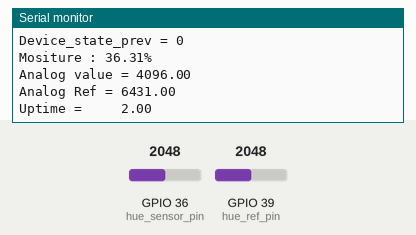
This sketch was run on a simulated ESP32. Shown: the last lines printed to the serial monitor. Inputs (shaded band) come from the test bench; at power-on: GPIO 36 (hue_sensor_pin) = 2048, GPIO 39 (hue_ref_pin) = 2048 (analog values on the 0–4095 scale). WiFi joins after 1.5 s; servers stay silent unless stated; no MQTT or app messages arrive unless stated.

Above: at 3.7 s.
3.8 s: GPIO 36 (hue_sensor_pin) set to 2866
At 13.3 s:
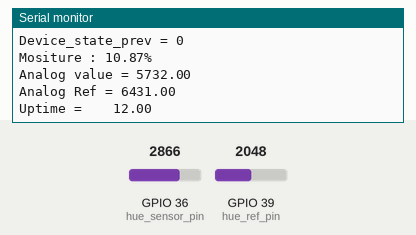
14.1 s: GPIO 39 (hue_ref_pin) set to 2866
19.1 s: GPIO 36 (hue_sensor_pin) set to 3603
At 23.8 s:
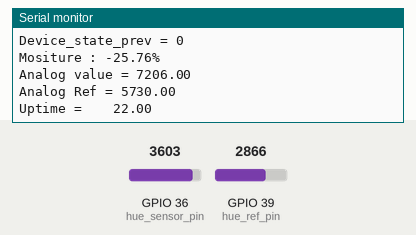

The sketch:

Hue_Project_mini.ino
```cpp
//////////  Sensor NAME  //////////
// For my Raspberry Pi
//const char* SensorName     = "krich/garden01";
// For Ubidots
const char* SensorName     = "/v1.6/devices/5ab1e966c03f9733ab070024";

#define hue_sensor_pin 36  // ADC00
#define hue_ref_pin 39//SVN
static char SoilHumid[8];
static char SoilAnalogs[8];
static char UpTime[10];
static char testchar[8];

////////// init variables //////////
int Device_state = -2;   //1st WifiConnect= 0, reconWIFI >1
int Device_state_prev = 0;


////////// WIFI & MQTT Header //////////
#include <WiFi.h>
#include <PubSubClient.h>

const char* ssid     = "true_home2G_751";
const char* password = "17a53751";
String Statuses[] =  { "WL_IDLE_STATUS(0)", "WL_NO_SSID_AVAIL(1)", "WL_SCAN_COMPLETED(2)", "WL_CONNECTED(3)", "WL_CONNECT_FAILED(4)", "WL_CONNECTION_LOST(5)", "WL_DISCONNECTED(6)"};

WiFiClient espClient;
void WIFIconnect();

////////// MQTT Setting //////////
// For my raspberry PI
//const char* mqttServer = "192.168.1.38";
//const int mqttPort = 1883;
//const char* mqttUser = "ESP32";
//const char* mqttPassword = "khunkrich";
// For Ubidots
const char* mqttServer = "things.ubidots.com";
const int mqttPort = 1883;
const char* mqttUser = "A1E-c0gPMPmIlP9VC0KBj4OkQu8LVexXHu";
const char* mqttPassword = "";

PubSubClient client(espClient);
String getMessage;
char MQtopic[50];

void MQTTconnect();
void callback(char* topic, byte* payload, unsigned int length) {
  getMessage = "";
  for (int i = 0; i < length; i++) {
    Serial.print((char)payload[i]);
    getMessage = getMessage + (char)payload[i];
  }
  Serial.print("Hello message : ");
  Serial.println(getMessage);
}

////////// NTP Setting //////////
#include <TimeLib.h>  // need PaulStoffregen library and Time-master.zip
#include <WiFiUdp.h>

static const char ntpServerName[] = "us.pool.ntp.org";
const int timeZone = 7;     // Central European Time (Bangkok GMT +7)
unsigned int localPort = 8888;  // local port to listen for UDP packets
const int NTP_PACKET_SIZE = 48; // NTP time is in the first 48 bytes of message
WiFiUDP ntpUDP;
time_t prevDisplay = 0; // when the digital clock was displayed
void sendNTPpacket(IPAddress &address);
char charDateTime[25];
byte packetBuffer[NTP_PACKET_SIZE]; //buffer to hold incoming & outgoing packets


void setup() {
  Serial.begin(115200);

  analogReadResolution(13);
  delay(1000);
  analogRead(hue_sensor_pin);

  ////////// WIFI chacking and setting up ////////////
  if (WiFi.status() != WL_CONNECTED) {
    WIFIconnect();
  }
  if (WiFi.status() == WL_CONNECTED) {
    MQTTconnect();    //MQTT setup
  }

  Serial.println("Reading From the Soil Humidity Sensor ...");
}

void loop() {

  // WiFi connect checking status //
  if (WiFi.status() != WL_CONNECTED) {
    setup();
  }

  Serial.print("Device_state = ");
  Serial.println(Device_state);

  Serial.print("Device_state_prev = ");
  Serial.println(Device_state_prev);

  // Soil Humidity part
  double output_value = analogRead(hue_sensor_pin);
  double ref_read = map(analogRead(hue_ref_pin),5730,0,5730,8190);

  float output_value_map= mapfloat(output_value,ref_read,0,0,100); //Map with refference voltage

  double analog_value = output_value;

  //float output_value_map = mapfloat(output_value,3280,160,0,100);   // for ESP32
  //float output_value_map = mapfloat(output_value,2500,160,0,100);   // for LOLIN32-OLED


//  if(output_value_map >100){
//    output_value_map =100;
//  }
  Serial.print("Mositure : ");
  Serial.print(output_value_map);
  Serial.println("%");
  Serial.print("Analog value = ");
  Serial.println(analog_value);
  //sprintf(SoilHumid,"%f",output_value);
  dtostrf(analog_value,6,2,SoilAnalogs);
  dtostrf(output_value_map,6,2,SoilHumid);


  Serial.print("Analog Ref = ");
  Serial.println(ref_read);


  Publish_Soil_Humidity();


  delay(10000); // 10 sec interval loop
}
/*---------------------------- SUB FUNCTION ----------------------------*/


void WIFIconnect()
{
  int mytimeout = millis() / 1000;
  WiFi.begin(ssid, password);
  Serial.println();
  while (WiFi.status() != WL_CONNECTED) {
    delay(500);
    Serial.print("Connecting to WiFi...");
    Serial.print(".");
    if ((millis() / 1000) > mytimeout + 4) { // try for less than 4 seconds to connect to WiFi router
      break;
    }
  }
  Serial.println();

  if (WiFi.status() != WL_CONNECTED) {
    Serial.print("SSID: ");
    Serial.print(String(ssid));
    Serial.println(" Cannot be connected.");
    Serial.print("  WiFi.status = ");
    Serial.println(Statuses[WiFi.status()]);  //Show WIFI connection status error
  } else {
    Serial.println("Connected to the WiFi network");
    Serial.println("Connected to WiFi: Done");
    Device_state ++;
  }
}

void MQTTconnect() {
  ///////// MQTT setup /////////
  client.setServer(mqttServer, mqttPort);
  client.setCallback(callback);

  while (!client.connected()) {
    Serial.println("Connecting to MQTT...");
    if (client.connect("ESP32Client", mqttUser, mqttPassword )) {
      Serial.println(" Connected to MQTT: Done");
      Serial.println("KBTG IoT:");
      Serial.println("Temperature Sensor Proj.");
      Serial.println("Connected MQTT: Done");
      Serial.println("SSID: " + String(ssid));
    } else {
      Serial.print("failed with state ");
      Serial.print(client.state());
      Serial.println("KBTG IoT:");
      Serial.println("Temperature Sensor Proj.");
      Serial.println("Connecting to MQTT");
      Serial.println("SSID: " + String(ssid));
      delay(1000);  //Re-connecting in a minute
    }
  }
  client.disconnect();
}


void Publish_Soil_Humidity() {
  ////////// Publish MQTT data ////////////
  if (WiFi.status() == WL_CONNECTED) {
    if (client.connect("ESP32Client", mqttUser, mqttPassword )) {
      sprintf (MQtopic, "%s/SoilHumid", SensorName);
      client.publish(MQtopic,SoilHumid);
      sprintf(MQtopic,"%s/SoilAnalog", SensorName);
      client.publish(MQtopic,SoilAnalogs);

      dtostrf(millis()/1000,8,2,UpTime);
      sprintf(MQtopic,"%s/UpTime_r", SensorName);
      client.publish(MQtopic,UpTime,true);

      sprintf(MQtopic,"%s/UpTime", SensorName);
      client.publish(MQtopic,UpTime);
      Serial.print("Uptime = ");
      Serial.println(UpTime);

      client.subscribe("/v1.6/devices/5ab1e966c03f9733ab070024/getmsg");

    } else {
        Serial.println("Connecting to MQTT");
        Serial.print("failed with state ");
        Serial.print(client.state());
    }
  }
}

float mapfloat(long x, long in_min, long in_max, long out_min, long out_max)
{
 return (float)(x - in_min) * (out_max - out_min) / (float)(in_max - in_min) + out_min;
}
```

Measured:
- after the input at 3.8 s, the serial monitor: prints a new line after 8.8 s (image 1)
- after the input at 19.1 s, the serial monitor: prints a new line after 3.6 s (image 2)
